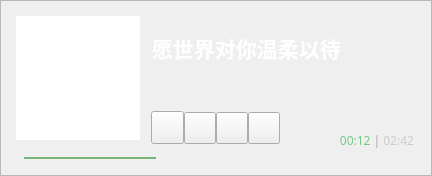
   <widget class="QFrame" name="playerBox">
    <property name="geometry">
     <rect>
      <x>16</x>
      <y>16</y>
      <width>432</width>
      <height>176</height>
     </rect>
    </property>
    <property name="styleSheet">
     <string notr="true">QFrame#playerBox {
	background: url(:/playPage/resource/playPage/player-bg.jpg);
	border-bottom:2px solid #666;
}
QFrame#playerBox QPushButton {
	background-color:rgba(200,200,200,0.2);
	border:1px solid rgba(120,120,120,0.5);
	border-radius:4px;
	padding:4px;
}
QFrame#playerBox QPushButton:hover {
	background-color:rgba(200,200,200,0.4);
}
QFrame#playerBox QPushButton:pressed {
	padding:6px;
}</string>
    </property>
    <property name="frameShape">
     <enum>QFrame::StyledPanel</enum>
    </property>
    <property name="frameShadow">
     <enum>QFrame::Raised</enum>
    </property>
    <widget class="QPushButton" name="player_last">
     <property name="geometry">
      <rect>
       <x>216</x>
       <y>112</y>
       <width>32</width>
       <height>32</height>
      </rect>
     </property>
     <property name="cursor">
      <cursorShape>PointingHandCursor</cursorShape>
     </property>
     <property name="styleSheet">
      <string notr="true">QPushButton#player_last {
	image:url(:/playPage/resource/playPage/lastSong.svg);
}</string>
     </property>
     <property name="text">
      <string/>
     </property>
    </widget>
    <widget class="QPushButton" name="player_stop">
     <property name="geometry">
      <rect>
       <x>184</x>
       <y>112</y>
       <width>32</width>
       <height>32</height>
      </rect>
     </property>
     <property name="cursor">
      <cursorShape>PointingHandCursor</cursorShape>
     </property>
     <property name="styleSheet">
      <string notr="true">QPushButton#player_stop {
	image:url(:/playPage/resource/playPage/stopSong.svg);
}</string>
     </property>
     <property name="text">
      <string/>
     </property>
    </widget>
    <widget class="QPushButton" name="player_next">
     <property name="geometry">
      <rect>
       <x>248</x>
       <y>112</y>
       <width>32</width>
       <height>32</height>
      </rect>
     </property>
     <property name="cursor">
      <cursorShape>PointingHandCursor</cursorShape>
     </property>
     <property name="styleSheet">
      <string notr="true">QPushButton#player_next {
	image:url(:/playPage/resource/playPage/nextSong.svg);
}</string>
     </property>
     <property name="text">
      <string/>
     </property>
    </widget>
    <widget class="QPushButton" name="player_play">
     <property name="geometry">
      <rect>
       <x>151</x>
       <y>111</y>
       <width>33</width>
       <height>33</height>
      </rect>
     </property>
     <property name="cursor">
      <cursorShape>PointingHandCursor</cursorShape>
     </property>
     <property name="styleSheet">
      <string notr="true">QPushButton#player_play {
	image:url(:/playPage/resource/playPage/playSong.svg);
}</string>
     </property>
     <property name="text">
      <string/>
     </property>
    </widget>
    <widget class="QGraphicsView" name="player_turntable">
     <property name="geometry">
      <rect>
       <x>16</x>
       <y>16</y>
       <width>124</width>
       <height>124</height>
      </rect>
     </property>
     <property name="styleSheet">
      <string notr="true">QGraphicsView#player_turntable {
	background:url(:/playPage/resource/playPage/turntable.png);
	border:none;
}</string>
     </property>
    </widget>
    <widget class="QLabel" name="player_title">
     <property name="geometry">
      <rect>
       <x>152</x>
       <y>16</y>
       <width>272</width>
       <height>65</height>
      </rect>
     </property>
     <property name="font">
      <font>
       <family>微软雅黑 Light</family>
       <pointsize>16</pointsize>
       <weight>75</weight>
       <bold>true</bold>
       <strikeout>false</strikeout>
       <stylestrategy>PreferAntialias</stylestrategy>
       <kerning>true</kerning>
      </font>
     </property>
     <property name="text">
      <string>&lt;html&gt;&lt;head/&gt;&lt;body&gt;&lt;p&gt;&lt;span style=&quot; color:#ffffff;&quot;&gt;愿世界对你温柔以待&lt;/span&gt;&lt;/p&gt;&lt;/body&gt;&lt;/html&gt;</string>
     </property>
     <property name="scaledContents">
      <bool>false</bool>
     </property>
     <property name="wordWrap">
      <bool>true</bool>
     </property>
     <property name="margin">
      <number>0</number>
     </property>
     <property name="indent">
      <number>0</number>
     </property>
    </widget>
    <widget class="QLabel" name="player_timer">
     <property name="geometry">
      <rect>
       <x>333</x>
       <y>128</y>
       <width>81</width>
       <height>25</height>
      </rect>
     </property>
     <property name="font">
      <font>
       <family>Microsoft YaHei</family>
      </font>
     </property>
     <property name="text">
      <string>&lt;html&gt;&lt;head/&gt;&lt;body&gt;&lt;p align=&quot;right&quot;&gt;&lt;span style=&quot; color:#76c884;&quot;&gt;00:12 &lt;/span&gt;&lt;span style=&quot; color:#acacac;&quot;&gt;| &lt;/span&gt;&lt;span style=&quot; color:#cccccc;&quot;&gt;02:42&lt;/span&gt;&lt;/p&gt;&lt;/body&gt;&lt;/html&gt;</string>
     </property>
    </widget>
    <widget class="QProgressBar" name="progressBar">
     <property name="geometry">
      <rect>
       <x>24</x>
       <y>156</y>
       <width>386</width>
       <height>3</height>
      </rect>
     </property>
     <property name="styleSheet">
      <string notr="true">QProgressBar#progressBar {
	border:none;
	border-radius:1px;
	padding-top:1px;
	background-color:rgba(240,240,240,0.3);
}
QProgressBar#progressBar::chunk {
	background-color:rgb(120,180,120);
}</string>
     </property>
     <property name="maximum">
      <number>9999</number>
     </property>
     <property name="value">
      <number>3435</number>
     </property>
     <property name="textVisible">
      <bool>false</bool>
     </property>
     <property name="format">
      <string>%p|%m</string>
     </property>
    </widget>
    <zorder>player_turntable</zorder>
    <zorder>player_last</zorder>
    <zorder>player_stop</zorder>
    <zorder>player_next</zorder>
    <zorder>player_play</zorder>
    <zorder>player_title</zorder>
    <zorder>player_timer</zorder>
    <zorder>progressBar</zorder>
   </widget>
